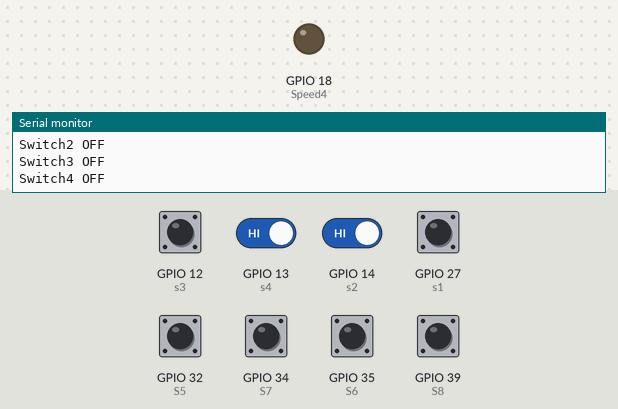
Bench run of a sketch on a simulated ESP32. Shown: output pins drawn as LEDs (lit = HIGH), the last lines printed to the serial monitor. Dashed ring = blinking. Inputs (shaded band) come from the test bench; at power-on: GPIO 12 (s3), GPIO 13 (s4), GPIO 14 (s2), GPIO 27 (s1), GPIO 32 (S5), GPIO 34 (S7), GPIO 35 (S6), GPIO 39 (S8) HIGH. WiFi joins after 1.5 s; servers stay silent unless stated; pins used as bus, display or sensor lines are not drawn.

Above: at 1.2 s.
1.3 s: GPIO 13 (s4) driven LOW
At 3.0 s:
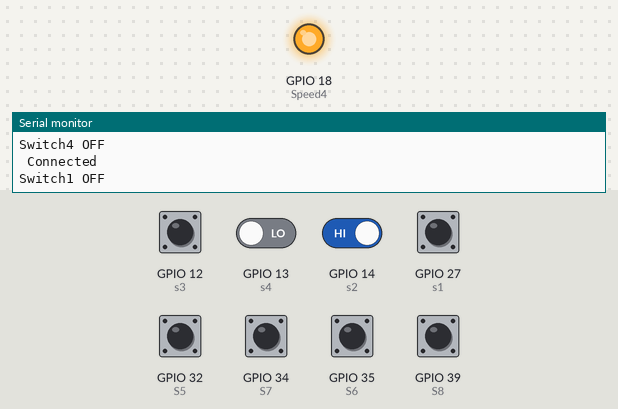
3.8 s: GPIO 14 (s2) driven LOW
At 4.5 s:
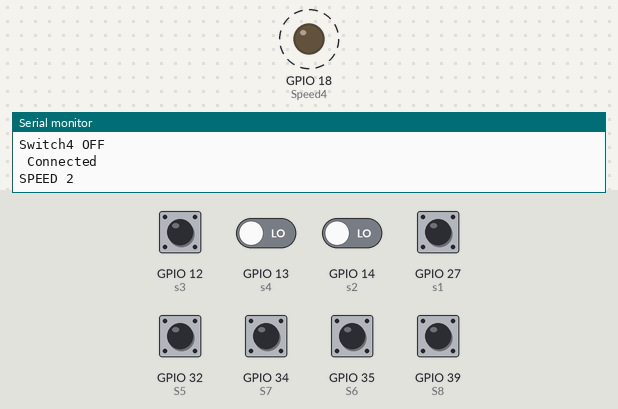
9.3 s: GPIO 13 (s4) driven HIGH
At 10.2 s:
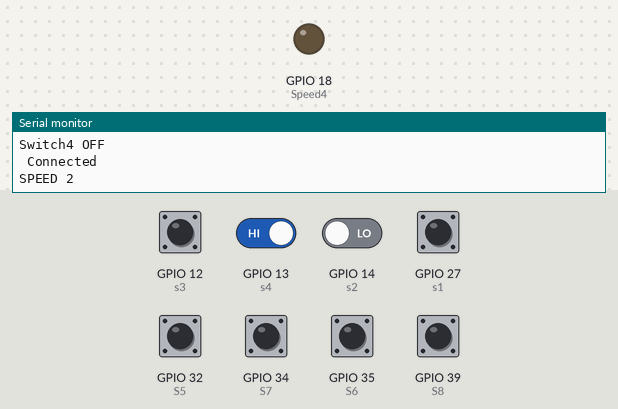
Timing chart, 0 to 12.3 s (numbered marks = the images above; inputs shaded):
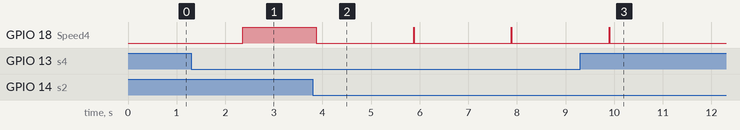

Measured:
- after the input at 1.3 s, GPIO 18 (Speed4): LOW → HIGH after 1.1 s
- after the input at 3.8 s, GPIO 18 (Speed4): alternates HIGH for 0.01 s and LOW for 2.0 s, starting after 0.07 s
- after the input at 9.3 s, GPIO 18 (Speed4): goes on until 9.9 s, then stays LOW

The sketch:

fan-dimmer-with-control-ac-appliances.ino
```cpp
#include <WiFi.h>
#include <WiFiClient.h>
#include <BlynkSimpleEsp32.h>
BlynkTimer timer;


#define DEBUG_SW 1


// Pins of Fan Regulator Knob
#define s1  27
#define s2  14
#define s3  12
#define s4  13


// Pins of Switches
#define S5 32
#define S6 35
#define S7 34
#define S8 39

// Pins of Relay (Appliances Control)
#define R5 15
#define R6 2
#define R7 4
#define R8 22

// Pins of Relay (Fan Speed Control)
#define Speed1 21
#define Speed2 19
#define Speed4 18

// By default the mode is with_internet
int MODE = 0;

// You should get Auth Token in the Blynk App.
// Go to the Project Settings (nut icon).
char auth[] = "AUTH_TOKEN";

// Your WiFi credentials.
// Set password to "" for open networks.
char ssid[] = "SSID";
char pass[] = "PASS";

bool speed1_flag = 1;
bool speed2_flag = 1;
bool speed3_flag = 1;
bool speed4_flag = 1;
bool speed0_flag = 1;

int switch_ON_Flag1_previous_I = 0;
int switch_ON_Flag2_previous_I = 0;
int switch_ON_Flag3_previous_I = 0;
int switch_ON_Flag4_previous_I = 0;


BLYNK_WRITE(V0)
{
  int fan_speed = param.asInt(); // assigning incoming value from pin V1 to a variable
  if (fan_speed == 0)
  {
    speed0();
  }
  if (fan_speed == 1)
  {
    speed1();
  }
  if (fan_speed == 2)
  {
    speed2();
  }
  if (fan_speed == 3)
  {
    speed3();
  }
  if (fan_speed == 4)
  {
    speed4();
  }
}

BLYNK_WRITE(V1)
{
  int pinValue = param.asInt(); // assigning incoming value from pin V1 to a variable
  digitalWrite(R5, pinValue);
  // process received value
}

BLYNK_WRITE(V2)
{
  int pinValue = param.asInt(); // assigning incoming value from pin V2 to a variable
  digitalWrite(R6, pinValue);
  // process received value
}

BLYNK_WRITE(V3)
{
  int pinValue = param.asInt(); // assigning incoming value from pin V3 to a variable
  digitalWrite(R7, pinValue);
  // process received value
}

BLYNK_WRITE(V4)
{
  int pinValue = param.asInt(); // assigning incoming value from pin V4 to a variable
  digitalWrite(R8, pinValue);
  // process received value
}


void setup()
{
  // put your setup code here, to run once:
  pinMode(s1, INPUT);
  pinMode(s2, INPUT);
  pinMode(s3, INPUT_PULLUP);
  pinMode(s4, INPUT);
  pinMode(S5, INPUT);
  pinMode(S6, INPUT);
  pinMode(S7, INPUT);
  pinMode(S8, INPUT);

  pinMode(R5, OUTPUT);
  pinMode(R6, OUTPUT);
  pinMode(R7, OUTPUT);
  pinMode(R8, OUTPUT);
  pinMode(Speed1, OUTPUT);
  pinMode(Speed2, OUTPUT);
  pinMode(Speed4, OUTPUT);

  Serial.begin(9600);
  WiFi.begin(ssid, pass);

  timer.setInterval(3000L, checkBlynk); // check if connected to Blynk server every 3 seconds

  Blynk.config(auth);//, ssid, pass);
}


void loop()
{

  if (WiFi.status() != WL_CONNECTED)
  {
    if (DEBUG_SW) Serial.println("Not Connected");
  }
  else
  {
    if (DEBUG_SW) Serial.println(" Connected");
    Blynk.run();
  }


  timer.run(); // Initiates SimpleTimer

  if (MODE == 0)
    with_internet();
  else
    without_internet();
  // put your main code here, to run repeatedly:
}


void with_internet()
{

  // FOR FAN
  if (digitalRead(s1) == LOW && speed1_flag == 1)
  {
    speed1();
    Blynk.virtualWrite(V0, 1);
    speed1_flag = 0;
    speed2_flag = 1;
    speed3_flag = 1;
    speed4_flag = 1;
    speed0_flag = 1;


  }
  if (digitalRead(s2) == LOW && digitalRead(s3) == HIGH && speed2_flag == 1)
  {
    speed2();
    Blynk.virtualWrite(V0, 2);
    speed1_flag = 1;
    speed2_flag = 0;
    speed3_flag = 1;
    speed4_flag = 1;
    speed0_flag = 1;

  }
  if (digitalRead(s2) == LOW && digitalRead(s3) == LOW && speed3_flag == 1)
  {
    speed3();
    Blynk.virtualWrite(V0, 3);
    speed1_flag = 1;
    speed2_flag = 1;
    speed3_flag = 0;
    speed4_flag = 1;
    speed0_flag = 1;
  }
  if (digitalRead(s4) == LOW  && speed4_flag == 1)
  {
    speed4();
    Blynk.virtualWrite(V0, 4);
    speed1_flag = 1;
    speed2_flag = 1;
    speed3_flag = 1;
    speed4_flag = 0;
    speed0_flag = 1;
  }
  if (digitalRead(s1) == HIGH && digitalRead(s2) == HIGH && digitalRead(s3) == HIGH && digitalRead(s4) == HIGH  && speed0_flag == 1)
  {
    speed0();
    Blynk.virtualWrite(V0, 0);
    speed1_flag = 1;
    speed2_flag = 1;
    speed3_flag = 1;
    speed4_flag = 1;
    speed0_flag = 0;
  }


  // FOR SWITCH
  if (digitalRead(S5) == LOW)
  {
    if (switch_ON_Flag1_previous_I == 0 )
    {
      digitalWrite(R5, HIGH);
      if (DEBUG_SW) Serial.println("Relay1- ON");
      Blynk.virtualWrite(V1, 1);
      switch_ON_Flag1_previous_I = 1;
    }
    if (DEBUG_SW) Serial.println("Switch1 -ON");

  }
  if (digitalRead(S5) == HIGH )
  {
    if (switch_ON_Flag1_previous_I == 1)
    {
      digitalWrite(R5, LOW);
      if (DEBUG_SW) Serial.println("Relay1 OFF");
      Blynk.virtualWrite(V1, 0);
      switch_ON_Flag1_previous_I = 0;
    }
    if (DEBUG_SW)Serial.println("Switch1 OFF");
  }


  if (digitalRead(S6) == LOW)
  {
    if (switch_ON_Flag2_previous_I == 0 )
    {
      digitalWrite(R6, HIGH);
      if (DEBUG_SW)  Serial.println("Relay2- ON");
      Blynk.virtualWrite(V2, 1);
      switch_ON_Flag2_previous_I = 1;
    }
    if (DEBUG_SW) Serial.println("Switch2 -ON");

  }
  if (digitalRead(S6) == HIGH )
  {
    if (switch_ON_Flag2_previous_I == 1)
    {
      digitalWrite(R6, LOW);
      if (DEBUG_SW) Serial.println("Relay2 OFF");
      Blynk.virtualWrite(V2, 0);
      switch_ON_Flag2_previous_I = 0;
    }
    if (DEBUG_SW)Serial.println("Switch2 OFF");
    //delay(200);
  }

  if (digitalRead(S7) == LOW)
  {
    if (switch_ON_Flag3_previous_I == 0 )
    {
      digitalWrite(R7, HIGH);
      if (DEBUG_SW) Serial.println("Relay3- ON");
      Blynk.virtualWrite(V3, 1);
      switch_ON_Flag3_previous_I = 1;
    }
    if (DEBUG_SW) Serial.println("Switch3 -ON");

  }
  if (digitalRead(S7) == HIGH )
  {
    if (switch_ON_Flag3_previous_I == 1)
    {
      digitalWrite(R7, LOW);
      if (DEBUG_SW) Serial.println("Relay3 OFF");
      Blynk.virtualWrite(V3, 0);
      switch_ON_Flag3_previous_I = 0;
    }
    if (DEBUG_SW)Serial.println("Switch3 OFF");
    //delay(200);
  }

  if (digitalRead(S8) == LOW)
  {
    if (switch_ON_Flag4_previous_I == 0 )
    {
      digitalWrite(R8, HIGH);
      if (DEBUG_SW) Serial.println("Relay4- ON");
      Blynk.virtualWrite(V4, 1);
      switch_ON_Flag4_previous_I = 1;
    }
    if (DEBUG_SW) Serial.println("Switch4 -ON");

  }
  if (digitalRead(S8) == HIGH )
  {
    if (switch_ON_Flag4_previous_I == 1)
    {
      digitalWrite(R8, LOW);
      if (DEBUG_SW) Serial.println("Relay4 OFF");
      Blynk.virtualWrite(V4, 0);
      switch_ON_Flag4_previous_I = 0;
    }
    if (DEBUG_SW) Serial.println("Switch4 OFF");
    //delay(200);
  }


}


void without_internet()
{

  // FOR FAN
  if (digitalRead(s1) == LOW && speed1_flag == 1)
  {
    speed1();

    speed1_flag = 0;
    speed2_flag = 1;
    speed3_flag = 1;
    speed4_flag = 1;
    speed0_flag = 1;


  }
  if (digitalRead(s2) == LOW && digitalRead(s3) == HIGH && speed2_flag == 1)
  {
    speed2();

    speed1_flag = 1;
    speed2_flag = 0;
    speed3_flag = 1;
    speed4_flag = 1;
    speed0_flag = 1;

  }
  if (digitalRead(s2) == LOW && digitalRead(s3) == LOW && speed3_flag == 1)
  {
    speed3();

    speed1_flag = 1;
    speed2_flag = 1;
    speed3_flag = 0;
    speed4_flag = 1;
    speed0_flag = 1;
  }
  if (digitalRead(s4) == LOW  && speed4_flag == 1)
  {
    speed4();

    speed1_flag = 1;
    speed2_flag = 1;
    speed3_flag = 1;
    speed4_flag = 0;
    speed0_flag = 1;
  }
  if (digitalRead(s1) == HIGH && digitalRead(s2) == HIGH && digitalRead(s3) == HIGH && digitalRead(s4) == HIGH  && speed0_flag == 1)
  {
    speed0();


    speed1_flag = 1;
    speed2_flag = 1;
    speed3_flag = 1;
    speed4_flag = 1;
    speed0_flag = 0;
  }


  // FOR SWITCH
  digitalWrite(R5, !digitalRead(S5));
  digitalWrite(R6, !digitalRead(S6));
  digitalWrite(R7, !digitalRead(S7));
  digitalWrite(R8, !digitalRead(S8));
}


// Fan Speed Control

void speed0()
{
  //All Relays Off - Fan at speed 0
  if (DEBUG_SW)Serial.println("SPEED 0");
  digitalWrite(Speed1, LOW);
  digitalWrite(Speed2, LOW);
  digitalWrite(Speed4, LOW);

}

void speed1()
{
  //Speed1 Relay On - Fan at speed 1
  if (DEBUG_SW)Serial.println("SPEED 1");
  digitalWrite(Speed1, LOW);
  digitalWrite(Speed2, LOW);
  digitalWrite(Speed4, LOW);
  delay(1000);
  digitalWrite(Speed1, HIGH);
}

void speed2()
{
  //Speed2 Relay On - Fan at speed 2
  if (DEBUG_SW)Serial.println("SPEED 2");
  digitalWrite(Speed1, LOW);
  digitalWrite(Speed2, LOW);
  digitalWrite(Speed4, LOW);
  delay(1000);
  digitalWrite(Speed2, HIGH);
}

void speed3()
{
  //Speed1 & Speed2 Relays On - Fan at speed 3
  if (DEBUG_SW)Serial.println("SPEED 3");
  digitalWrite(Speed1, LOW);
  digitalWrite(Speed2, LOW);
  digitalWrite(Speed4, LOW);
  delay(1000);
  digitalWrite(Speed1, HIGH);
  digitalWrite(Speed2, HIGH);

}

void speed4()
{
  //Speed4 Relay On - Fan at speed 4
  if (DEBUG_SW)Serial.println("SPEED 4");
  digitalWrite(Speed1, LOW);
  digitalWrite(Speed2, LOW);
  digitalWrite(Speed4, LOW);
  delay(1000);
  digitalWrite(Speed4, HIGH);
}


//Check Blynk Connectivity every 3 seconds

void checkBlynk()
{
  bool isconnected = Blynk.connected();
  if (isconnected == false)
  {
    MODE = 1;
  }
  if (isconnected == true)
  {
    MODE = 0;
  }
}
```
